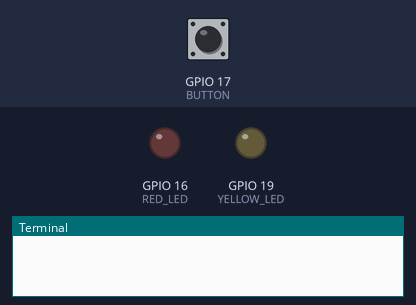
The program below on a simulated Raspberry Pi (BCM pin numbers). Shown: output pins drawn as LEDs (lit = HIGH), the last lines printed to the terminal. Dashed ring = blinking. Inputs (shaded band) come from the test bench; at power-on: GPIO 17 (BUTTON) HIGH. The clock reads 2024-03-15 10:24:30 at power-on unless the program sets it.

Above: at 1.2 s.
1.3 s: GPIO 17 (BUTTON) pulled LOW for 1 s
At 3.2 s:
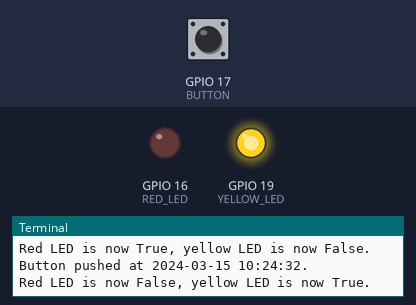
3.8 s: GPIO 17 (BUTTON) pulled LOW for 0.15 s
At 4.3 s:
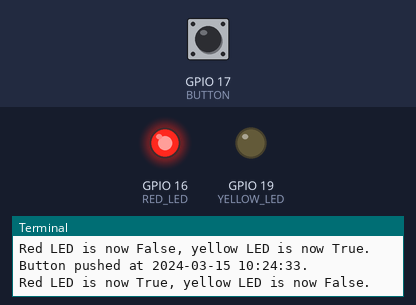
5.4 s: GPIO 17 (BUTTON) pulled LOW for 3.2 s
At 5.5 s:
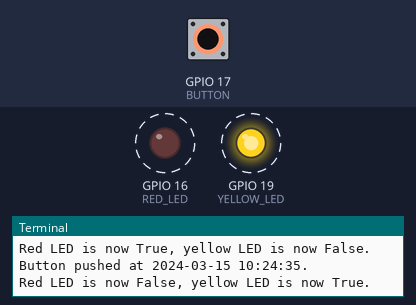
Timing chart, 0 to 9.9 s (numbered marks = the images above; inputs shaded):
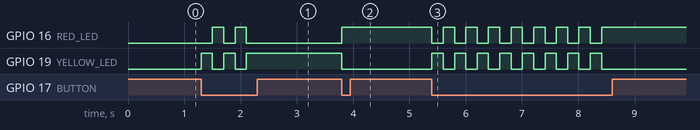

Measured:
- after the input at 1.3 s, GPIO 16 (RED_LED): alternates HIGH for 0.20 s and LOW for 0.20 s, 4 changes in all, then stays LOW, starting after 0.20 s; GPIO 19 (YELLOW_LED): alternates HIGH for 0.20 s and LOW for 0.20 s, 5 changes in all, then stays HIGH, starting at once
- after the input at 3.8 s, GPIO 16 (RED_LED): LOW → HIGH at once; GPIO 19 (YELLOW_LED): HIGH → LOW at once
- after the input at 5.4 s, GPIO 16 (RED_LED): alternates HIGH for 0.20 s and LOW for 0.20 s, 16 changes in all, then stays HIGH, starting at once; GPIO 19 (YELLOW_LED): alternates HIGH for 0.20 s and LOW for 0.20 s, 16 changes in all, then stays LOW, starting at once

The program:

lightswitch.py
```python
import RPi.GPIO as GPIO, time, datetime, os

GPIO.setmode(GPIO.BCM)

BUTTON = 17
YELLOW_LED = 19
RED_LED = 16

GPIO.setup(YELLOW_LED, GPIO.OUT)
GPIO.setup(RED_LED, GPIO.OUT)
GPIO.setup(BUTTON, GPIO.IN, pull_up_down=GPIO.PUD_UP)

try:
  red = False
  yellow = True
  while True:
    input_state = GPIO.input(BUTTON)
    if input_state == False:
      ts = time.time()
      st = datetime.datetime.fromtimestamp(ts).strftime('%Y-%m-%d %H:%M:%S')
      print("Button pushed at {}.".format(st))
      GPIO.output(RED_LED, red)
      GPIO.output(YELLOW_LED, yellow)
      print("Red LED is now {}, yellow LED is now {}.".format(red, yellow))
      red, yellow = yellow, red
      time.sleep(0.2)
except KeyboardInterrupt:
  GPIO.cleanup()
```
